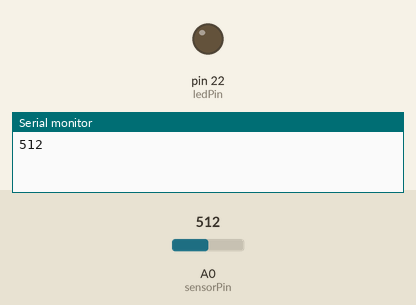
Recording of a sketch running on a simulated Arduino Mega 2560, built with avr-gcc and run on an emulated ATmega2560. Parts: output pins drawn as LEDs (lit = HIGH), the last lines printed to the serial monitor. The inputs (shaded band) are chosen by the test bench; at power-on: A0 (sensorPin) = 512.

Above: at 0.1 s.
At 1.1 s:
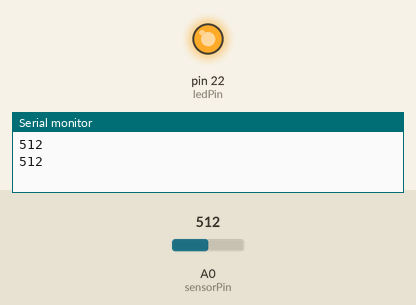
Timing chart, 0 to 2.6 s (numbered marks = the images above):
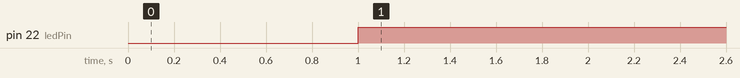

The sketch:

Trigger.ino
```cpp
int sensorPin = A0;   // select the analog input pin for the photoresistor
int threshold = 600;  // analog input trigger level from photoresistor
int sensorValue = 0;  // photoresistor value read from analog input pin
int ledPin = 22;

void setup()
{
  Serial.begin(9600);
  pinMode(ledPin, OUTPUT);
}

void loop()
{

  Serial.println(analogRead(sensorPin));
  delay(1000);

  if (analogRead(sensorPin) < threshold)
  {
    // low light, so switch the light (LED) on
    digitalWrite(ledPin, HIGH);
  }
  else
  {
    // light level high enough, so switch the light (LED) off
    digitalWrite(ledPin, LOW);
  }
}
```

Measured:
- by itself, pin 22 (ledPin): LOW → HIGH at 1.0 s
